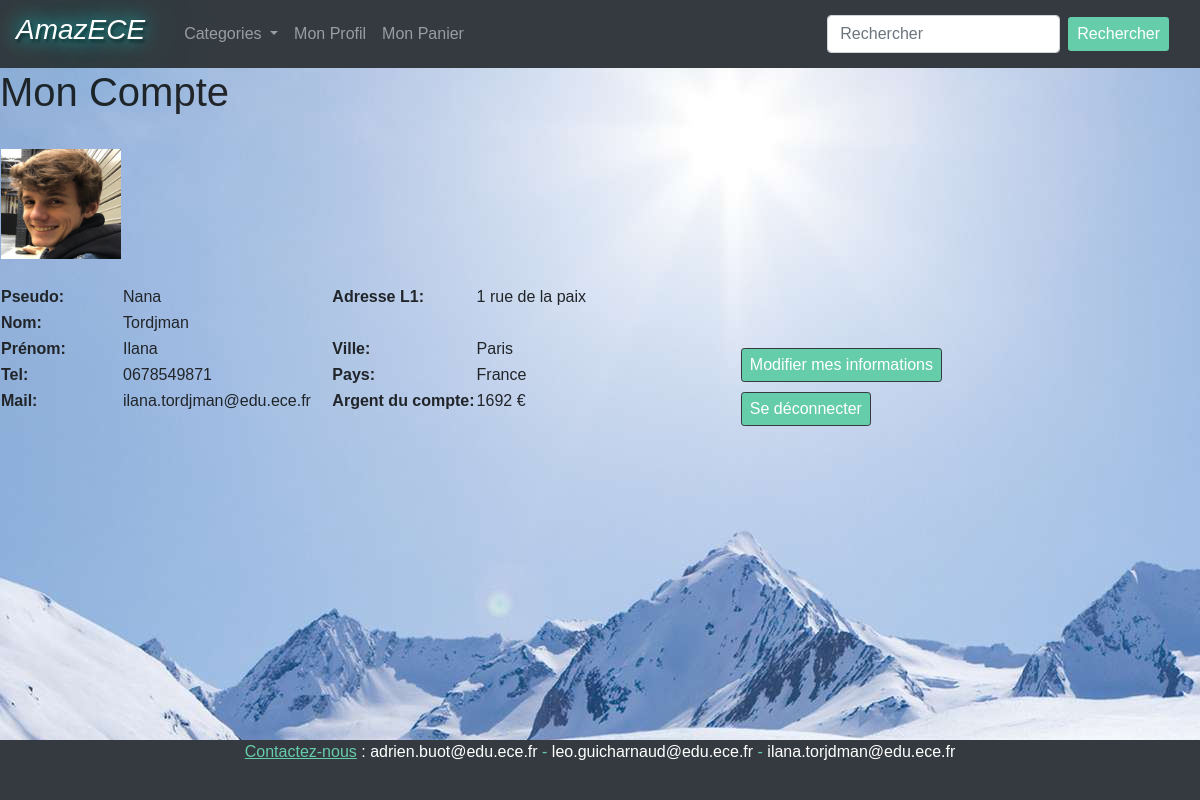
Screenshot of /front/monCompte.php (signed in) with the database file from the repository.
### tables this page shows
CREATE TABLE People(Id INT PRIMARY KEY NOT NULL AUTO_INCREMENT,Nom varchar(50) NOT NULL,Prenom varchar(50) NOT NULL,Pseudo varchar(50) NOT NULL,Mail varchar(50) NOT NULL,N_Telephonne varchar(10) NOT NULL,Mot_De_Passe varchar(50) NOT NULL,media int NOT NULL, FOREIGN KEY(media) REFERENCES media(Id));

CREATE TABLE Media(Id INT PRIMARY KEY NOT NULL AUTO_INCREMENT, Path1 varchar(50) NOT NULL,Path2 varchar(50),Path3 varchar(50),Path4 varchar(50),Path5 varchar(50));

CREATE TABLE Client(Porte_Monnaie varchar(50) NOT NULL,Code_Carte varchar(50) NOT NULL,Date_Expiration_Carte DATE NOT NULL,Nom_Carte varchar(50) NOT NULL,Num_Carte varchar(50) NOT NULL,Type_Carte varchar(50) NOT NULL,Adresse_L1 varchar(50) NOT NULL,Adresse_L2 varchar(50) ,Ville varchar(50) NOT NULL,Code_Postal varchar(50) NOT NULL,Pays varchar(10) NOT NULL,people int NOT NULL, FOREIGN KEY(people) REFERENCES people(Id));

### sendRequest.php (called while the page is built, shortened)
<?php
	function sendRequest($sql){
		$database = "amazece";
		$db_handle = mysqli_connect('localhost','root','');
		$db_found = mysqli_select_db($db_handle,$database);
		if($db_found){
			$result = mysqli_query($db_handle, $sql);
			return $result;
		}
		else{
				echo "Database not found";
		}
	}
?>

### front/monCompte.php (the view, shortened to what this page needs)
<?php
	include("../sendRequest.php");
?>
<?php
	$result = sendRequest("SELECT * FROM People, Media WHERE '".$_SESSION['ID_people']."'=People.Id AND People.media = Media.Id");
	while($data=mysqli_fetch_assoc($result)){
		$Nom = isset($data['Nom'])? $data['Nom']:"";
		$Pseudo = isset($data['Pseudo'])? $data['Pseudo']:"";
		$Prenom = isset($data['Prenom'])? $data['Prenom']:"";
		$Tel = isset($data['N_Telephonne'])? $data['N_Telephonne'] :"";
		$Mail = isset($data['Mail'])? $data['Mail']:"";
		$ImageProfil = isset($data['Path1'])?$data['Path1']:NULL;
	}
?>
<!DOCTYPE html>
<html>
<head>
	<link rel="stylesheet" href="https://stackpath.bootstrapcdn.com/bootstrap/4.1.3/css/bootstrap.min.css">
	<link rel="stylesheet" href="styles.css">
</head>
<body>
	<?php
		include("header.php");
	?>
	<h1>Mon Compte</h1><br>
	<div class="block" >
	<table>
		<tr>
			<td>
				<?php echo '<img class="img-responsive" src="' . ($ImageProfil?$ImageProfil:"personne.jpg") . '" alt="Bootstrap" class="img-thumbnail" width="120" height="110"><br><br>'; ?>
			</td>
		</tr>
			<td class="titre">Pseudo: </td>
			<td><?php echo $Pseudo; ?><br> </td>
		<tr>
			<td class="titre">Nom: </td>
			<td><?php echo $Nom; ?><br> </td>
		</tr>
		<tr>
			<td class="titre">Prénom: </td>
			<td><?php echo $Prenom; ?><br></td>
		</tr>
		<tr>
			<td class="titre">Tel: </td>
			<td><?php echo $Tel; ?><br></td>
		</tr>
		<tr>
			<td class="titre">Mail: </td>
			<td><?php echo $Mail; ?><br></td>
		</tr>
	</table>
</div>
	<?php
		if($_SESSION['type_utilisateur'] == 2){
			$result = sendRequest("SELECT * FROM Client, People WHERE Client.people=" . $_SESSION['ID_people']);
			while($data = mysqli_fetch_assoc($result)){
				$Porte_Monnaie = isset($data['Porte_Monnaie'])? $data['Porte_Monnaie']:"" ;
				$Adresse_L1 = isset($data['Adresse_L1'])? $data['Adresse_L1']:"";
				$Adresse_L2 = isset($data['Adresse_L2'])? $data['Adresse_L2']:"";
				$Ville = isset($data['Ville'])? $data['Ville']:"";
				$Pays = isset($data['Pays'])? $data['Pays']:"";
		}
	?>
	<div class="block col-lg-4" >
	<table>
		<tr>
			<td class="titre">Adresse L1: </td>
			<td><?php echo $Adresse_L1; ?></td>
		</tr>
		<tr><td><?php if($Adresse_L2 != NULL || $Adresse_L2 != ""){echo 'Adresse L2 :';} ?> </td>
					<td><?php echo $Adresse_L2; ?><br></td>
			</tr>
		<tr>
			<td class="titre">Ville: </td>
			<td><?php echo $Ville; ?><br></td>
		</tr>
		<tr>
			<td class="titre">Pays: </td>
			<td><?php echo $Pays; ?><br></td>
		</tr>
		<tr>
			<td class="titre">Argent du compte: </td>
			<td><?php echo $Porte_Monnaie; ?> € <br></td>
		</tr>
	</table>
	</div>
	<?php
		}else if($_SESSION['type_utilisateur'] == 1){
		$result = sendRequest("SELECT * FROM Vendeur, People WHERE Vendeur.people=" . $_SESSION['ID_people']);
		while($data = mysqli_fetch_assoc($result)){
		$Porte_Monnaie = isset($data['Porte_Monnaie'])? $data['Porte_Monnaie']:"" ;
			}
	?>
	<div class="block col-lg-4" >
	<table>
		<tr>
			<td class="titre">Argent du compte:  </td>
			<td><?php echo $Porte_Monnaie; ?> €</td>
		</tr>
	</table>
	</div>
	<?php
		}
	?>
	<div class="block col-lg-6" id="ok2">
 <form action="modifierMesInfos.php">
 <button class="bouton btn btn-dark btn-sm" type="submit" name="modifier"> Modifier mes informations</button>
	</form>
 <form action="../deconnection.php">
		<input class="bouton btn btn-dark btn-sm" type="submit" name="deconnection" value="Se déconnecter">
	</form>
	</div>
 <?php
	include ("footer.php");
	?>
</body>
</html>

### front/styles.css (style rules this page uses)
h1 { font-style: bold; font:left; }
body, html { height:100vh; }
#ok2 { height: 100px; width: 200px; }
.btn { background-color:#66CDAA; color: white; width: auto; font-family:Verdana, Geneva, sans-serif; font-size: 1em; }
.block { border: 1px black; display: inline-block; }
.bouton { margin: 5px; }
.titre { font-weight: bold; }
p, h1,h2, h3, body { font-family:Verdana, Geneva, sans-serif; }

### rows the page displays
people: media.Path1 (picture), Pseudo "Nana", Nom "Tordjman", Prenom "Ilana", N_Telephonne "0678549871", Mail "ilana.tordjman@edu.ece.fr"
client: Adresse_L1 "1 rue de la paix", Ville "Paris", Pays "France", Porte_Monnaie "1692"
